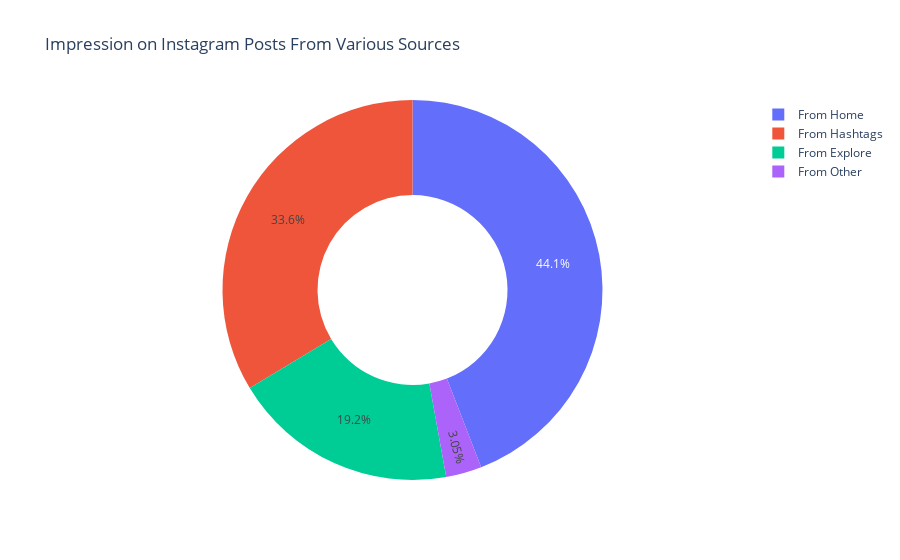

Here is the notebook cell this chart was saved with:
### Code cell
fig = px.pie(data,values = values,names = labels,title = "Impression on Instagram Posts From Various Sources",hole =0.5)
fig.show()

### Figure 1 — Plotly figure (JSON) as saved in the notebook; plotly's stock layout.template omitted (floating-point values rounded to 4 significant figures)
{"data": [{"domain": {"x": [0, 1], "y": [0, 1]}, "hole": 0.5, "hovertemplate": "label=%{label}<br>value=%{value}<extra></extra>", "labels": ["From Home", "From Hashtags", "From Explore", "From Other"], "legendgroup": "", "name": "", "showlegend": true, "type": "pie", "values": [294619, 224614, 128294, 20360]}], "layout": {"legend": {"tracegroupgap": 0}, "title": {"text": "Impression on Instagram Posts From Various Sources"}}}
